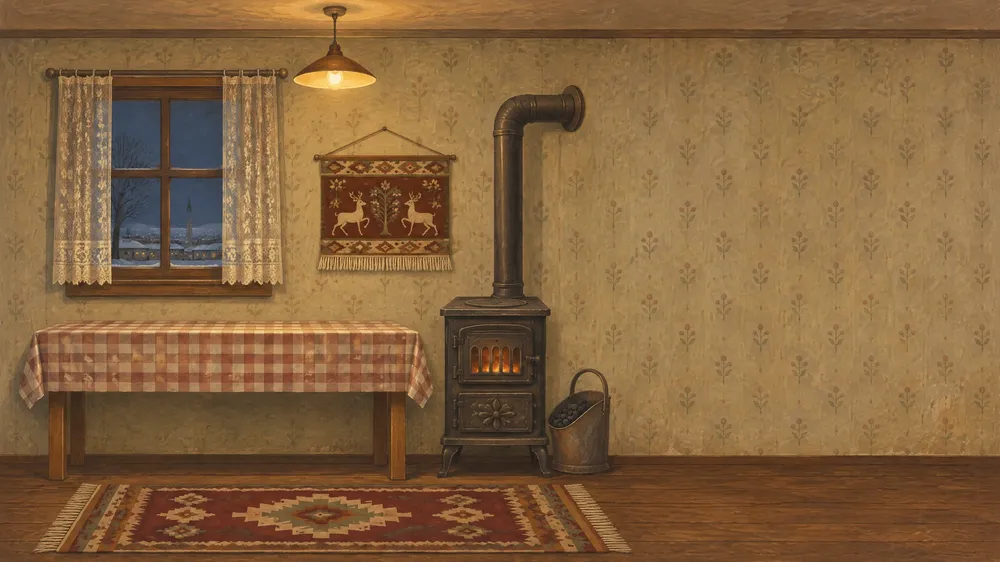
#> input picture tools/sanat/ham/ev_arkaplan_karli.webp, 1000 x 562 px
$ python ev_pencere.py
#> lines starting #> are read from the running program, lines starting #| are printed output that depends on the picture; after the words box and inside, x2 and y2 are one past the last pixel; in counts of white or black regions, pixels touching at a corner belong together
"""Ev sahnesinin penceresindeki boyalı (duran) kar tanelerini siler.

Oyunda pencerenin ardında kar canlandırılır (scripts/EvCanlandirma.gd); resimdeki duran taneler
hareketli tanelerin arasında donmuş gibi kalıyordu. Bu betik camların gökyüzü bölümünde, çevresinden
belirgin biçimde açık olan küçük lekeleri bulur ve yerlerini çevrenin ortanca rengiyle doldurur.
Ağaç, minare, tepeler ve evler (koyu ya da büyük biçimler) etkilenmez.

Asıl görselin yedeği tools/sanat/ham/ev_arkaplan_karli.webp olarak saklanır; betik her zaman
yedekten çalışır (yeniden çalıştırmak sonucu değiştirmez).

Kullanım: python tools/sanat/ev_pencere.py
"""
import shutil
import sys
from pathlib import Path

import numpy as np
from PIL import Image, ImageFilter
from scipy import ndimage

KOK = Path(__file__).resolve().parents[2]
YOL = KOK / "assets" / "img" / "ev_arkaplan.webp"
YEDEK = Path(__file__).resolve().parent / "ham" / "ev_arkaplan_karli.webp"
## Camlar, ekran biriminde (1280×720): sol üst, sağ üst, sol alt, sağ alt. EvCanlandirma.CAMLAR ile aynı.
CAMLAR = [(143, 129, 205, 215), (218, 129, 285, 215), (143, 228, 205, 339), (218, 228, 285, 339)]
GOK_ALTI = 292          # bu satırın altı tepeler ve evlerdir: dokunulmaz


def main() -> None:
    sys.stdout.reconfigure(encoding="utf-8")
    if not YEDEK.exists():
        YEDEK.parent.mkdir(parents=True, exist_ok=True)
        shutil.copy2(YOL, YEDEK)
    im = Image.open(YEDEK).convert("RGB")
#> im is the input picture: PIL image 1000x562 RGB; mean R, G, B 133, 99.5, 62.6
    olcek = im.width / 1280.0
#> olcek = 0.781
    a = np.array(im).astype(np.float32)
    isik = a @ np.array([0.299, 0.587, 0.114], np.float32)
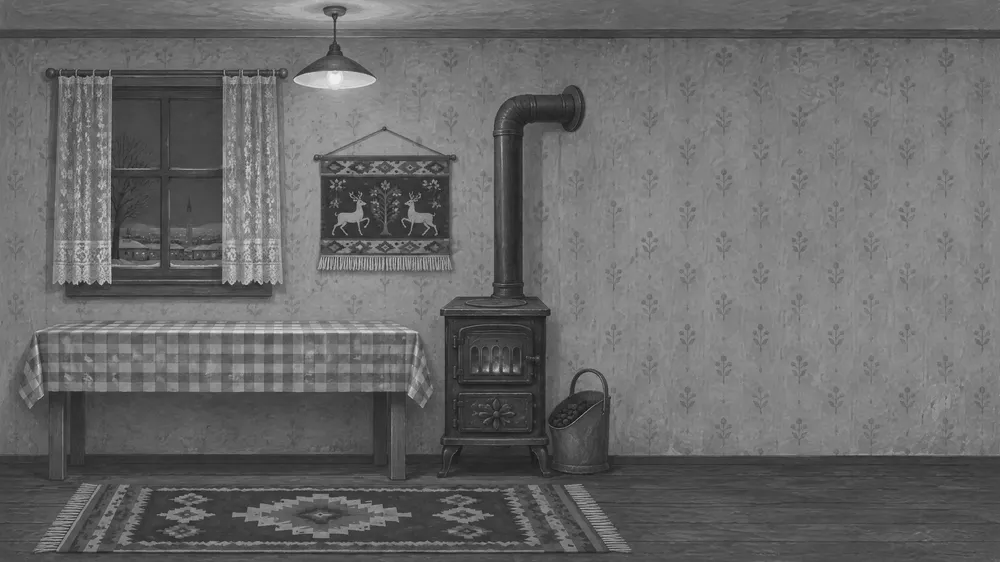
#> isik: shape (562, 1000) float32; min 19.62, max 243.1, mean 105.3
    ortanca = np.array(im.filter(ImageFilter.MedianFilter(size=int(17 * olcek) | 1))).astype(np.float32)
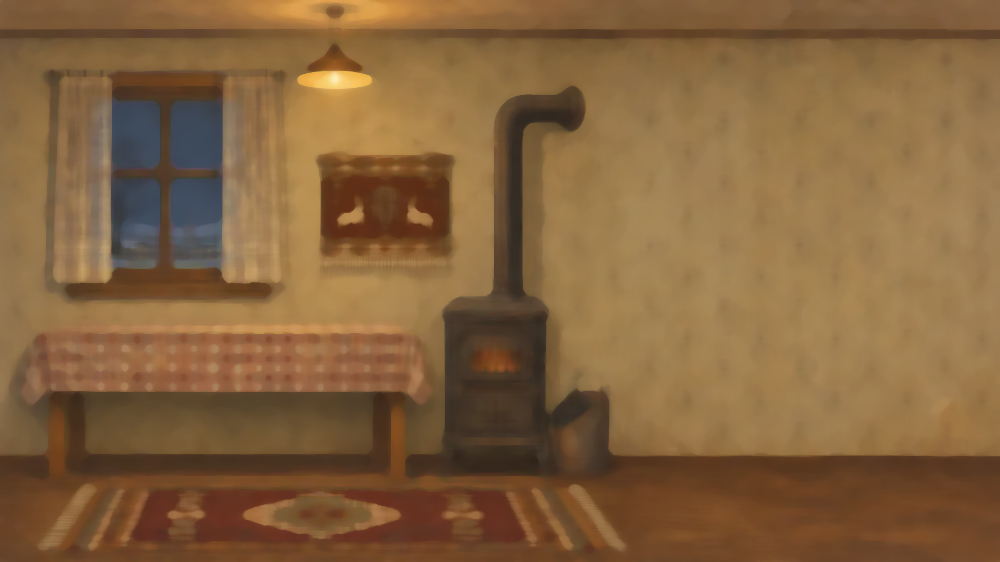
#> ortanca: shape (562, 1000, 3) float32; mean R, G, B 132.6, 99.1, 62.2
    ortanca_isik = ortanca @ np.array([0.299, 0.587, 0.114], np.float32)
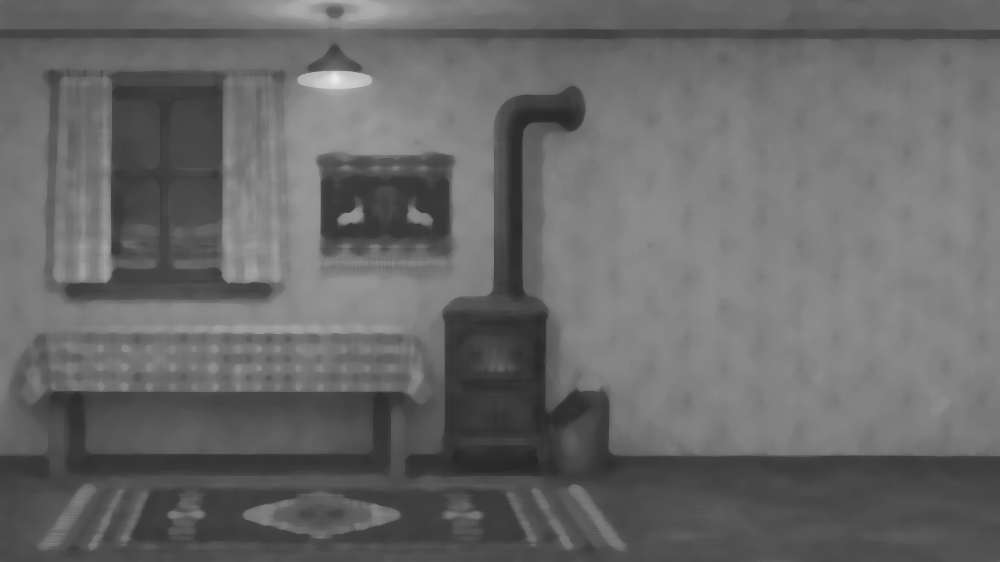
#> ortanca_isik: shape (562, 1000) float32; min 38.33, max 233.5, mean 104.9
    toplam = 0
    for x0, y0, x1, y1 in CAMLAR:
        y1 = min(y1, GOK_ALTI)
        kutu = (slice(int(y0 * olcek), int(y1 * olcek)), slice(int(x0 * olcek), int(x1 * olcek)))
        acik = (isik[kutu] - ortanca_isik[kutu]) > 16.0
        # yalnız küçük lekeler: tane; büyük açık alanlar (pervaz kenarı, dallardaki kar) kalsın
        etiket, adet = ndimage.label(acik)
        alanlar = ndimage.sum(acik, etiket, range(1, adet + 1))
        kucuk = np.isin(etiket, [i + 1 for i in range(adet) if alanlar[i] < 260 * olcek])
        kucuk = ndimage.binary_dilation(kucuk, iterations=max(1, int(1.5 * olcek)))
        yumusak = np.array(Image.fromarray((kucuk * 255).astype(np.uint8)).filter(ImageFilter.GaussianBlur(1.2))).astype(np.float32) / 255.0
        a[kutu] = a[kutu] * (1.0 - yumusak[..., None]) + ortanca[kutu] * yumusak[..., None]
        toplam += int(kucuk.sum())
#> this loop made 4 passes
#> (adet, alanlar, toplam) on passes 1, 3: (5, [6, 8, 1, 1, 1], 43), (2, [1, 1], 53)
#> (adet, toplam) on passes 2, 4: (0, 43), (0, 53)
#> pass 1, in main, `acik = (isik[kutu] - ortanca_isik[kutu]) > 16.0`:
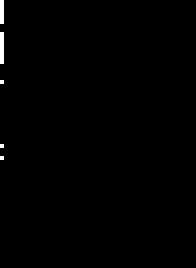
#> acik: shape (67, 49) bool (shown 4 times larger); 0.52% white in thin lines or dots, all inside (x1, y1, x2, y2) = (0, 0, 1, 40)
#> pass 1, in main, `kucuk = ndimage.binary_dilation(kucuk, iterations=max(1, int(1.5 * olc..`:
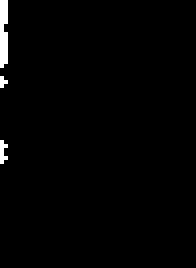
#> kucuk: shape (67, 49) bool (shown 4 times larger); 1.3% white; 3 white regions (2 under 20 px), largest, box (x1, y1, x2, y2) and area: (0, 0, 2, 17) 31
#> pass 1, in main, `yumusak = np.array(Image.fromarray((kucuk * 255).astype(np.uint8)).fil..`:
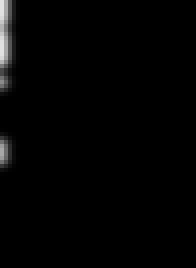
#> yumusak: shape (67, 49) float32 (shown 4 times larger); min 0, max 0.882, mean 0.0131
#> after the loop: a: shape (562, 1000, 3) float32; mean R, G, B 133, 99.5, 62.6
#> after the loop: acik: shape (50, 52) bool; every value is 0
#> after the loop: etiket: shape (50, 52) int32; every value is 0
#> after the loop, toplam = 53
    Image.fromarray(np.clip(a, 0, 255).astype(np.uint8)).save(YOL, quality=95, method=6)
    print(f"{toplam} piksel dolduruldu → {YOL.relative_to(KOK).as_posix()}")
#| 53 piksel dolduruldu → assets/img/ev_arkaplan.webp


if __name__ == "__main__":
    main()
